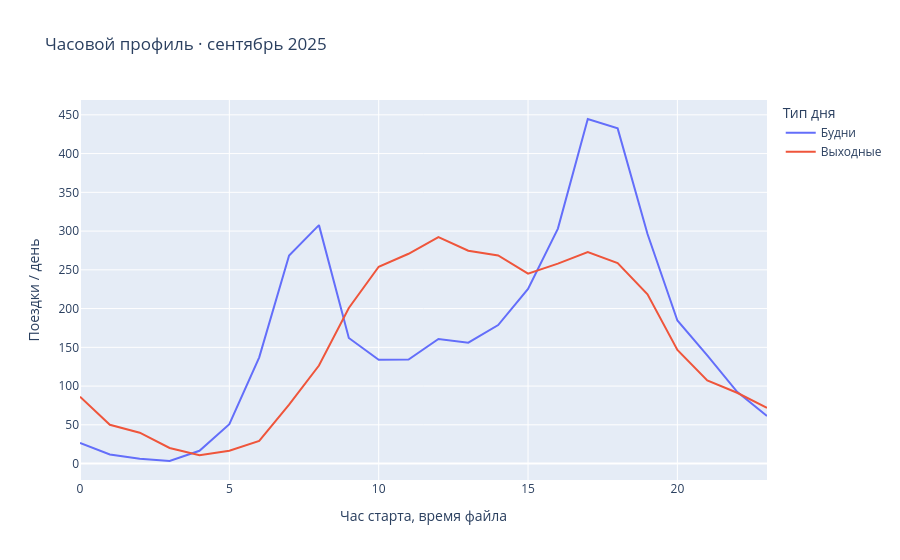

Notebook source saved alongside this figure:
### Markdown cell above
## 7. Нормировка по времени

### Code cell
days = calendar.day_type.value_counts()
comparison = df.day_type.value_counts().rename("trips").to_frame()
comparison["days"] = days
comparison["trips_per_day"] = comparison.trips / comparison.days
display(comparison)
hourly = (df.groupby(["day_type", "hour"]).size()
          .reindex(pd.MultiIndex.from_product([days.index, range(24)], names=["day_type", "hour"]), fill_value=0)
          .rename("trips").reset_index())
hourly["trips_per_day"] = hourly.trips / hourly.day_type.map(days)
fig = px.line(hourly.sort_values("hour"), x="hour", y="trips_per_day", color="day_type",
              labels={"hour": "Час старта, время файла", "trips_per_day": "Поездки / день", "day_type": "Тип дня"},
              title="Часовой профиль · сентябрь 2025")
fig.show()

### Figure 1 — Plotly figure (JSON) as saved in the notebook; plotly's stock layout.template omitted (floating-point values rounded to 4 significant figures)
{"data": [{"hovertemplate": "Тип дня=Будни<br>Час старта, время файла=%{x}<br>Поездки / день=%{y}<extra></extra>", "legendgroup": "Будни", "line": {"color": "#636efa", "dash": "solid"}, "marker": {"symbol": "circle"}, "mode": "lines", "name": "Будни", "orientation": "v", "showlegend": true, "type": "scatter", "x": [0, 1, 2, 3, 4, 5, 6, 7, 8, 9, 10, 11, 12, 13, 14, 15, 16, 17, 18, 19, 20, 21, 22, 23], "xaxis": "x", "y": [26.55, 11.77, 6.273, 3.318, 16.45, 50.82, 137.1, 268.6, 307.7, 162.1, 134.0, 134.2, 160.7, 156.0, 178.7, 225.5, 303.2, 444.6, 432.5, 296.2, 184.6, 139.6, 92.64, 61.27], "yaxis": "y"}, {"hovertemplate": "Тип дня=Выходные<br>Час старта, время файла=%{x}<br>Поездки / день=%{y}<extra></extra>", "legendgroup": "Выходные", "line": {"color": "#EF553B", "dash": "solid"}, "marker": {"symbol": "circle"}, "mode": "lines", "name": "Выходные", "orientation": "v", "showlegend": true, "type": "scatter", "x": [0, 1, 2, 3, 4, 5, 6, 7, 8, 9, 10, 11, 12, 13, 14, 15, 16, 17, 18, 19, 20, 21, 22, 23], "xaxis": "x", "y": [86.38, 50.0, 39.88, 20.12, 10.88, 16.5, 29.25, 76.0, 126.5, 200.8, 254.0, 270.8, 292.2, 274.6, 268.6, 245.1, 258.0, 273.0, 258.8, 218.5, 146.8, 107.2, 91.38, 71.88], "yaxis": "y"}], "layout": {"legend": {"title": {"text": "Тип дня"}, "tracegroupgap": 0}, "title": {"text": "Часовой профиль · сентябрь 2025"}, "xaxis": {"anchor": "y", "domain": [0, 1], "title": {"text": "Час старта, время файла"}}, "yaxis": {"anchor": "x", "domain": [0, 1], "title": {"text": "Поездки / день"}}}}
